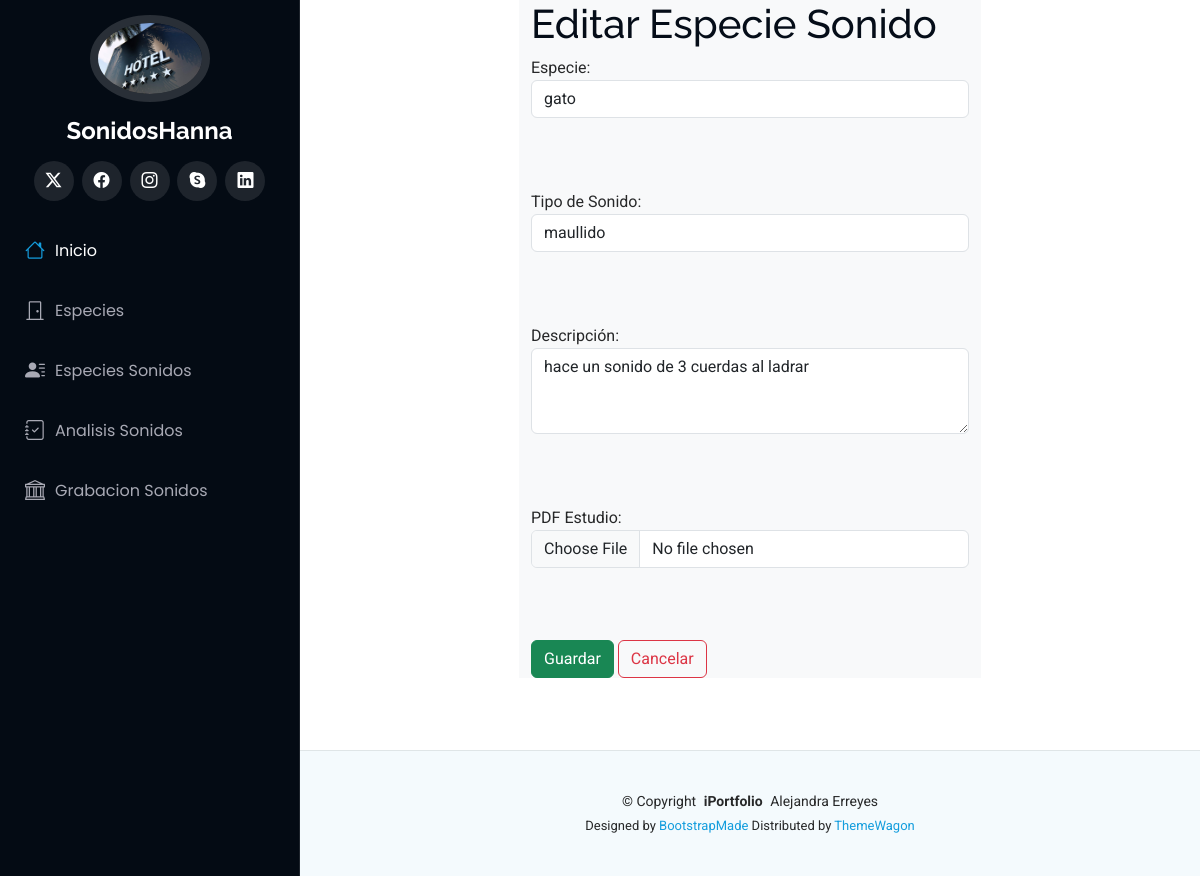
Page /especiesonido/editarEspecieSonido/1 on the earlier database version.
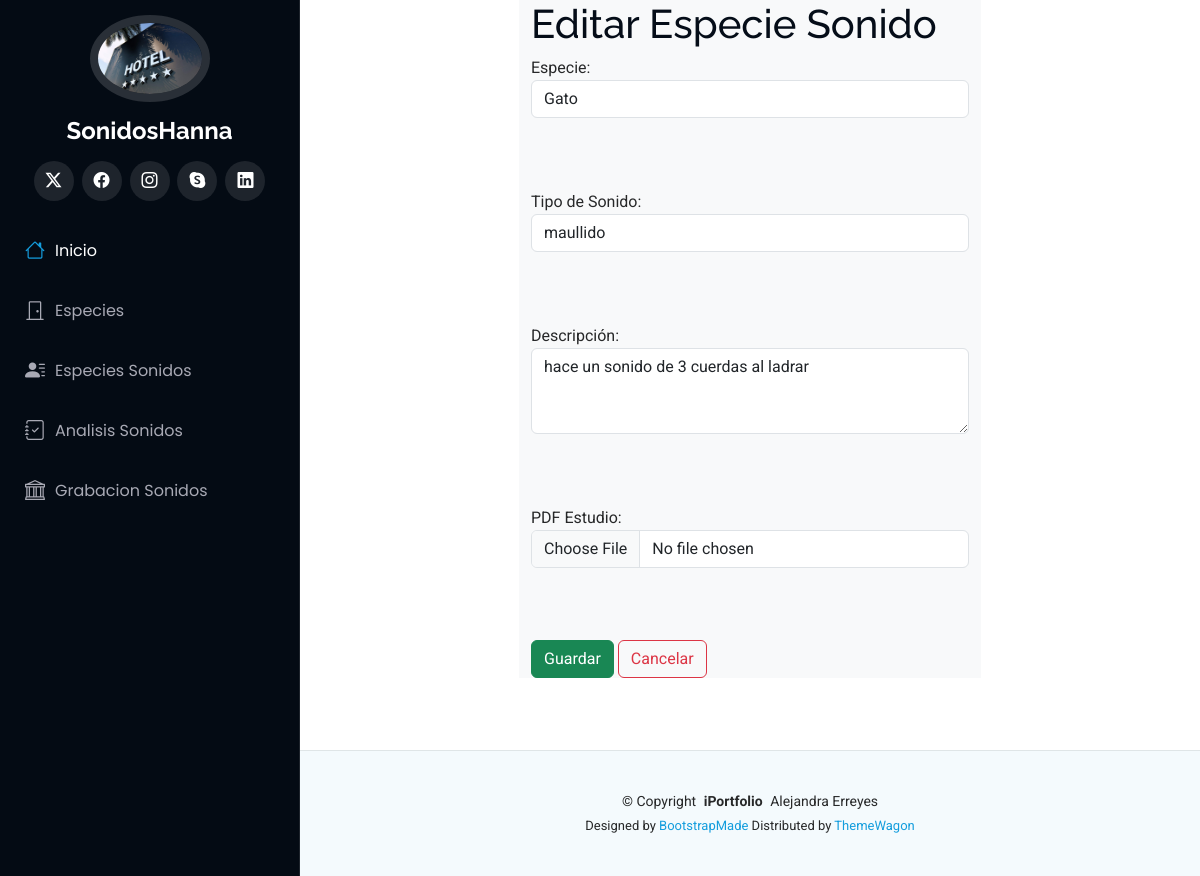
Same page on the later database version.
### Aplicaciones/EspeciesSonidos/models.py (models this page shows, shortened)
class EspecieSonido(models.Model):
    id = models.AutoField(primary_key=True)
    especie = models.ForeignKey(Especie, on_delete=models.CASCADE)
    tipo_sonido = models.CharField(max_length=100)
    descripcion = models.TextField()
    pdf_estudio = models.FileField(upload_to='pdf_estudios/', null=True, blank=True)

### Aplicaciones/Especies/models.py (models this page shows, shortened)
class Especie(models.Model):
    id = models.AutoField(primary_key=True)
    nombre = models.CharField(max_length=100)
    tipo_especie = models.CharField(max_length=100)

### Aplicaciones/EspeciesSonidos/views.py (the view)
# urls.py: path('editarEspecieSonido/<id>', views.editarEspecieSonido),
def editarEspecieSonido(request, id):
    registro = EspecieSonido.objects.get(id=id)
    especies = Especie.objects.all()
    return render(request, "editarEspecieSonido.html", {
        'registro': registro,
        'especies': especies
    })

### Aplicaciones/EspeciesSonidos/templates/editarEspecieSonido.html (shortened to what this page needs)
{% extends './plantilla.html' %}
{% block contenido %}
<div class="row">
    <div class="col-md-3"></div>
    <div class="col-md-6 bg-light">
        <h1>Editar Especie Sonido</h1>
        <form action="/especiesonido/procesarEdicionEspecieSonido/{{registro.id}}" id="frm_editar_especie_sonido" method="post" enctype="multipart/form-data">
            <label for="especie">Especie:</label>
            <select class="form-control" name="especie" id="especie">
                {% for especie in especies %}
                    <option value="{{ especie.id }}" {% if especie.id == registro.especie.id %}selected{% endif %}>
                        {{ especie.nombre }}
                    </option>
                {% endfor %}
            </select>
            <br><br><br>
            <label for="tipo_sonido">Tipo de Sonido:</label>
            <input class="form-control" type="text" name="tipo_sonido" id="tipo_sonido" value="{{registro.tipo_sonido}}">
            <br><br><br>
            <label for="descripcion">Descripción:</label>
            <textarea class="form-control" name="descripcion" id="descripcion" rows="3">{{registro.descripcion}}</textarea>
            <br><br><br>
            <label for="pdf_estudio">PDF Estudio:</label>
            <input class="form-control" type="file" name="pdf_estudio" id="pdf_estudio">
            <br><br><br>
            <button type="submit" class="btn btn-success">Guardar</button>
            <a class="btn btn-outline-danger" href="/especiesonido">Cancelar</a>
        </form>
    </div>
    <div class="col-md-3"></div>
</div><br><br><br>
{% endblock %}

Differences in the rows shown:
changed through a linked row, EspecieSonido "maullido": especie "gato" → "Gato"
